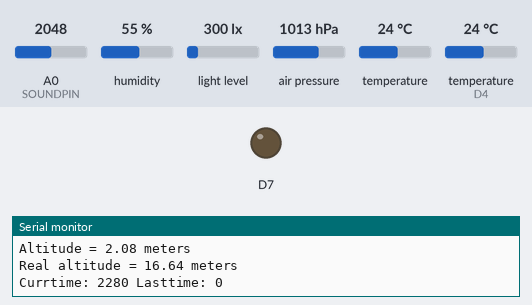
Bench run of a sketch on a simulated Particle Photon. Shown: output pins drawn as LEDs (lit = HIGH), the last lines printed to the serial monitor. Wiring (inferred from the names in the program): DHT11 sensor: data D4; TSL2561 light sensor at I2C address 0x39. Inputs (shaded band) come from the test bench; at power-on: A0 (SOUNDPIN) = 2048, humidity 55 %, light level 300 lx, air pressure 1013 hPa, temperature 24 °C, temperature (sensor on D4) 24 °C.

Above: at 4.3 s.
At 78.4 s:
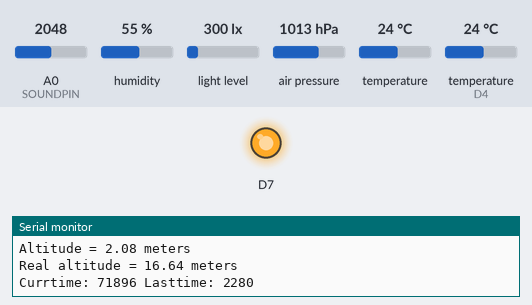
Timing chart, 0 to 90.5 s (numbered marks = the images above):
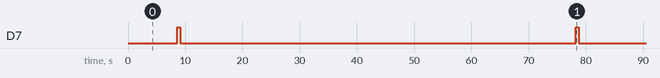

The sketch:

weathermon.ino
```cpp
// This #include statement was automatically added by the Spark IDE.
#include "SFE_TSL2561.h"

// This #include statement was automatically added by the Spark IDE.
#include "dht.h"
// This #include statement was automatically added by the Spark IDE.
#include "bmp085.h"

#define DHTPIN D4
#define SOUNDPIN A0
#define DHTTYPE DHT22

// Initialize sensor classes
Adafruit_BMP085 bmp;
DHT dht(DHTPIN, DHTTYPE);
SFE_TSL2561 tsl = SFE_TSL2561();

// Initialize variables
char eventinfo[64];
unsigned int ms;
int publishdelay = 60 * 1000;

// Initialize BMP085
void InitializeBMP085(){
    if (!bmp.begin()) {
        Serial.println("Could not find a valid BMP085 sensor, check wiring!");
        while (1) {}
    }
}

// Initialize DHT
void InitializeDHT(){
    dht.begin();
}

// Initialize TSL2561
void InitializeTSL2561(){
    unsigned char id;

    tsl.begin();

    tsl.getID(id);
    tsl.setTiming(0, 2, ms);
    tsl.setPowerUp();
}

// Initialize Sound Sensor
void InitializeSoundSensor(){
    pinMode(SOUNDPIN, INPUT);
}

// Publish Pressure, Altitude
void PublishBMP085Info(){
    Serial.print("Temperature = ");
    Serial.print(bmp.readTemperature());
    Serial.println(" *C");

    Serial.print("Pressure = ");
    Serial.print(bmp.readPressure());
    Serial.println(" Pa");

    // Calculate altitude assuming 'standard' barometric
    // pressure of 1013.25 millibar = 101325 Pascal
    Serial.print("Altitude = ");
    Serial.print(bmp.readAltitude());
    Serial.println(" meters");

  // you can get a more precise measurement of altitude
  // if you know the current sea level pressure which will
  // vary with weather and such. If it is 1015 millibars
  // that is equal to 101500 Pascals.
    Serial.print("Real altitude = ");
    Serial.print(bmp.readAltitude(101500));
    Serial.println(" meters");

    sprintf(eventinfo, "Pressure=%.2f|hPa,Altitude=%2.2f|meters", bmp.readPressure()/100.0, bmp.readAltitude());

    Serial.println();

    Publish(eventinfo);
}

// Publish Temperature, Humidity, Dew Point
void PublishDHTInfo(){
    float h = dht.readHumidity();
    float t = dht.readTemperature();
    float d = dht.dewPoint(t, h);

    sprintf(eventinfo, "Temperature=%.2f|°C,Humidity=%.2f|%%,Dew Point=%.2f|°C", t, h, d);

    Publish(eventinfo);
}

// Publish  luminosity
void PublishTSL2561Info(){
    unsigned int data1;
    unsigned int data2;
    boolean gain;

    tsl.getData(data1, data2);

    double lux;
    boolean good = tsl.getLux(gain,ms,data1,data2,lux);

    sprintf(eventinfo, "Lux=%.2f|Lux", lux);

    Publish(eventinfo);
}

// Publish sound info
void PublishSoundInfo(){
    // map analog reading (0-4095) to (0-100)
    int level = map(analogRead(SOUNDPIN), 0, 4095, 0, 100);

    // Just some arbitrary values
    if(level > 60){
        sprintf(eventinfo, "Sound Level=%d (High)|", level);
    }
    else if(level > 30){
        sprintf(eventinfo, "Sound Level=%d (Medium)|", level);
    }
    else{
        sprintf(eventinfo, "Sound Level=%d (Low)|", level);
    }

    Publish(eventinfo);
}

// Publush event
void Publish(char* szEventInfo){
    Spark.publish("weatherinfo", szEventInfo);
}

// Initialize applicaiton
void InitializeApplication(){
    Serial.begin(9600);
    pinMode(D7, OUTPUT);
}

// Blink LED and wait for some time
void BlinkLED(){
    digitalWrite(D7, HIGH);
    delay(500);
    digitalWrite(D7, LOW);
    delay(500);

    delay(publishdelay);
}

void setup() {
    InitializeApplication();

    Serial.println("Initializing sensors...");

    InitializeBMP085();
    InitializeDHT();
    InitializeTSL2561();
    InitializeSoundSensor();
}

void loop() {
    // Publish events. Wait for 2 second between publishes
    PublishBMP085Info();
    delay(2000);
    PublishDHTInfo();
    delay(2000);
    PublishTSL2561Info();
    delay(2000);
    PublishSoundInfo();
    delay(2000);

    BlinkLED();
}
```

SFE_TSL2561.cpp
```cpp
// (licence header left out)
#include "SFE_TSL2561.h"
#include <math.h>


SFE_TSL2561::SFE_TSL2561(void){
}


boolean SFE_TSL2561::begin(void)
{
	return(begin(TSL2561_ADDR));
}


boolean SFE_TSL2561::begin(char i2c_address)
{
	_i2c_address = i2c_address;
	Wire.begin();
	return(true);
}


boolean SFE_TSL2561::setPowerUp(void)
{
	// Write 0x03 to command byte (power on)
	return(writeByte(TSL2561_REG_CONTROL,0x03));
}


boolean SFE_TSL2561::setPowerDown(void)
	// Turn off TSL2561
	// Returns true (1) if successful, false (0) if there was an I2C error
	// (Also see getError() below)
{
	// Clear command byte (power off)
	return(writeByte(TSL2561_REG_CONTROL,0x00));
}


boolean SFE_TSL2561::setTiming(boolean gain, unsigned char time)
	// If gain = false (0), device is set to low gain (1X)
	// If gain = high (1), device is set to high gain (16X)
	// If time = 0, integration will be 13.7ms
	// If time = 1, integration will be 101ms
	// If time = 2, integration will be 402ms
	// If time = 3, use manual start / stop
	// Returns true (1) if successful, false (0) if there was an I2C error
	// (Also see getError() below)
{
	unsigned char timing;

	// Get timing byte
	if (readByte(TSL2561_REG_TIMING,timing))
	{
		// Set gain (0 or 1)
		if (gain)
			timing |= 0x10;
		else
			timing &= ~0x10;

		// Set integration time (0 to 3)
		timing &= ~0x03;
		timing |= (time & 0x03);

		// Write modified timing byte back to device
		if (writeByte(TSL2561_REG_TIMING,timing))
			return(true);
	}
	return(false);
}


boolean SFE_TSL2561::setTiming(boolean gain, unsigned char time, unsigned int &ms)
	// If gain = false (0), device is set to low gain (1X)
	// If gain = high (1), device is set to high gain (16X)
	// If time = 0, integration will be 13.7ms
	// If time = 1, integration will be 101ms
	// If time = 2, integration will be 402ms
	// If time = 3, use manual start / stop (ms = 0)
	// ms will be set to integration time
	// Returns true (1) if successful, false (0) if there was an I2C error
	// (Also see getError() below)
{
	// Calculate ms for user
	switch (time)
	{
		case 0: ms = 14; break;
		case 1: ms = 101; break;
		case 2: ms = 402; break;
		default: ms = 0;
	}
	// Set integration using base function
	return(setTiming(gain,time));
}


boolean SFE_TSL2561::manualStart(void)
	// Starts a manual integration period
	// After running this command, you must manually stop integration with manualStop()
	// Internally sets integration time to 3 for manual integration (gain is unchanged)
	// Returns true (1) if successful, false (0) if there was an I2C error
	// (Also see getError() below)
{
	unsigned char timing;

	// Get timing byte
	if (readByte(TSL2561_REG_TIMING,timing))
	{
		// Set integration time to 3 (manual integration)
		timing |= 0x03;

		if (writeByte(TSL2561_REG_TIMING,timing))
		{
			// Begin manual integration
			timing |= 0x08;

			// Write modified timing byte back to device
			if (writeByte(TSL2561_REG_TIMING,timing))
				return(true);
		}
	}
	return(false);
}


boolean SFE_TSL2561::manualStop(void)
	// Stops a manual integration period
	// Returns true (1) if successful, false (0) if there was an I2C error
	// (Also see getError() below)
{
	unsigned char timing;

	// Get timing byte
	if (readByte(TSL2561_REG_TIMING,timing))
	{
		// Stop manual integration
		timing &= ~0x08;

		// Write modified timing byte back to device
		if (writeByte(TSL2561_REG_TIMING,timing))
			return(true);
	}
	return(false);
}


boolean SFE_TSL2561::getData(unsigned int &data0, unsigned int &data1)
	// Retrieve raw integration results
	// data0 and data1 will be set to integration results
	// Returns true (1) if successful, false (0) if there was an I2C error
	// (Also see getError() below)
{
	// Get data0 and data1 out of result registers
	if (readUInt(TSL2561_REG_DATA_0,data0) && readUInt(TSL2561_REG_DATA_1,data1))
		return(true);

	return(false);
}


boolean SFE_TSL2561::getLux(unsigned char gain, unsigned int ms, unsigned int CH0, unsigned int CH1, double &lux)
	// Convert raw data to lux
	// gain: 0 (1X) or 1 (16X), see setTiming()
	// ms: integration time in ms, from setTiming() or from manual integration
	// CH0, CH1: results from getData()
	// lux will be set to resulting lux calculation
	// returns true (1) if calculation was successful
	// RETURNS false (0) AND lux = 0.0 IF EITHER SENSOR WAS SATURATED (0XFFFF)
{
	double ratio, d0, d1;

	// Determine if either sensor saturated (0xFFFF)
	// If so, abandon ship (calculation will not be accurate)
	if ((CH0 == 0xFFFF) || (CH1 == 0xFFFF))
	{
		lux = 0.0;
		return(false);
	}

	// Convert from unsigned integer to floating point
	d0 = CH0; d1 = CH1;

	// We will need the ratio for subsequent calculations
	ratio = d1 / d0;

	// Normalize for integration time
	d0 *= (402.0/ms);
	d1 *= (402.0/ms);

	// Normalize for gain
	if (!gain)
	{
		d0 *= 16;
		d1 *= 16;
	}

	// Determine lux per datasheet equations:

	if (ratio < 0.5)
	{
		lux = 0.0304 * d0 - 0.062 * d0 * pow(ratio,1.4);
		return(true);
	}

	if (ratio < 0.61)
	{
		lux = 0.0224 * d0 - 0.031 * d1;
		return(true);
	}

	if (ratio < 0.80)
	{
		lux = 0.0128 * d0 - 0.0153 * d1;
		return(true);
	}

	if (ratio < 1.30)
	{
		lux = 0.00146 * d0 - 0.00112 * d1;
		return(true);
	}

	// if (ratio > 1.30)
	lux = 0.0;
	return(true);
}


boolean SFE_TSL2561::setInterruptControl(unsigned char control, unsigned char persist)
	// Sets up interrupt operations
	// If control = 0, interrupt output disabled
	// If control = 1, use level interrupt, see setInterruptThreshold()
	// If persist = 0, every integration cycle generates an interrupt
	// If persist = 1, any value outside of threshold generates an interrupt
	// If persist = 2 to 15, value must be outside of threshold for 2 to 15 integration cycles
	// Returns true (1) if successful, false (0) if there was an I2C error
	// (Also see getError() below)
{
	// Place control and persist bits into proper location in interrupt control register
	if (writeByte(TSL2561_REG_INTCTL,((control | 0B00000011) << 4) & (persist | 0B00001111)))
		return(true);

	return(false);
}


boolean SFE_TSL2561::setInterruptThreshold(unsigned int low, unsigned int high)
	// Set interrupt thresholds (channel 0 only)
	// low, high: 16-bit threshold values
	// Returns true (1) if successful, false (0) if there was an I2C error
	// (Also see getError() below)
{
	// Write low and high threshold values
	if (writeUInt(TSL2561_REG_THRESH_L,low) && writeUInt(TSL2561_REG_THRESH_H,high))
		return(true);

	return(false);
}


boolean SFE_TSL2561::clearInterrupt(void)
	// Clears an active interrupt
	// Returns true (1) if successful, false (0) if there was an I2C error
	// (Also see getError() below)
{
	// Set up command byte for interrupt clear
	Wire.beginTransmission(_i2c_address);
	Wire.write(TSL2561_CMD_CLEAR);
	_error = Wire.endTransmission();
	if (_error == 0)
		return(true);

	return(false);
}


boolean SFE_TSL2561::getID(unsigned char &ID)
	// Retrieves part and revision code from TSL2561
	// Sets ID to part ID (see datasheet)
	// Returns true (1) if successful, false (0) if there was an I2C error
	// (Also see getError() below)
{
	// Get ID byte from ID register
	if (readByte(TSL2561_REG_ID,ID))
		return(true);

	return(false);
}


byte SFE_TSL2561::getError(void)
	// If any library command fails, you can retrieve an extended
	// error code using this command. Errors are from the wire library:
	// 0 = Success
	// 1 = Data too long to fit in transmit buffer
	// 2 = Received NACK on transmit of address
	// 3 = Received NACK on transmit of data
	// 4 = Other error
{
	return(_error);
}

// Private functions:

boolean SFE_TSL2561::readByte(unsigned char address, unsigned char &value)
	// Reads a byte from a TSL2561 address
	// Address: TSL2561 address (0 to 15)
	// Value will be set to stored byte
	// Returns true (1) if successful, false (0) if there was an I2C error
	// (Also see getError() above)
{
	// Set up command byte for read
	Wire.beginTransmission(_i2c_address);
	Wire.write((address & 0x0F) | TSL2561_CMD);
	_error = Wire.endTransmission();

	// Read requested byte
	if (_error == 0)
	{
		Wire.requestFrom(_i2c_address,1);
		if (Wire.available() == 1)
		{
			value = Wire.read();
			return(true);
		}
	}
	return(false);
}


boolean SFE_TSL2561::writeByte(unsigned char address, unsigned char value)
	// Write a byte to a TSL2561 address
	// Address: TSL2561 address (0 to 15)
	// Value: byte to write to address
	// Returns true (1) if successful, false (0) if there was an I2C error
	// (Also see getError() above)
{
	// Set up command byte for write
	Wire.beginTransmission(_i2c_address);
	Wire.write((address & 0x0F) | TSL2561_CMD);
	// Write byte
	Wire.write(value);
	_error = Wire.endTransmission();
	if (_error == 0)
		return(true);

	return(false);
}


boolean SFE_TSL2561::readUInt(unsigned char address, unsigned int &value)
	// Reads an unsigned integer (16 bits) from a TSL2561 address (low byte first)
	// Address: TSL2561 address (0 to 15), low byte first
	// Value will be set to stored unsigned integer
	// Returns true (1) if successful, false (0) if there was an I2C error
	// (Also see getError() above)
{
	char high, low;

	// Set up command byte for read
	Wire.beginTransmission(_i2c_address);
	Wire.write((address & 0x0F) | TSL2561_CMD);
	_error = Wire.endTransmission();

	// Read two bytes (low and high)
	if (_error == 0)
	{
		Wire.requestFrom(_i2c_address,2);
		if (Wire.available() == 2)
		{
			low = Wire.read();
			high = Wire.read();
			// Combine bytes into unsigned int
			value = (high << 8) | low;
			return(true);
		}
	}
	return(false);
}


boolean SFE_TSL2561::writeUInt(unsigned char address, unsigned int value)
	// Write an unsigned integer (16 bits) to a TSL2561 address (low byte first)
	// Address: TSL2561 address (0 to 15), low byte first
	// Value: unsigned int to write to address
	// Returns true (1) if successful, false (0) if there was an I2C error
	// (Also see getError() above)
{
	// Split int into lower and upper bytes, write each byte
	if (writeByte(address,(value & 0xFF))
		&& writeByte(address + 1,(value >> 8)))
		return(true);

	return(false);
}
```

dht.cpp
```cpp
#include "dht.h"

DHT::DHT(uint8_t pin, uint8_t type, uint8_t count) {
    _pin = pin;
    _type = type;
    _count = count;
    firstreading = true;
}


void DHT::begin(void) {
    // set up the pins!
    pinMode(_pin, INPUT);
    digitalWrite(_pin, HIGH);
    _lastreadtime = 0;
}


//boolean S == Scale.  True == Farenheit; False == Celcius
float DHT::readTemperature(bool S) {
    float _f;

    if (read()) {
        switch (_type) {
            case DHT11:
                _f = data[2];

                if(S)
                    _f = convertCtoF(_f);

                return _f;


            case DHT22:
            case DHT21:
                _f = data[2] & 0x7F;
                _f *= 256;
                _f += data[3];
                _f /= 10;

                if (data[2] & 0x80)
                    _f *= -1;

                if(S)
                    _f = convertCtoF(_f);

                return _f;
        }
    }

    return NAN;
}


float DHT::convertCtoF(float c) {
    return c * 9 / 5 + 32;
}


float DHT::readHumidity(void) {
    float _f;
    if (read()) {
        switch (_type) {
            case DHT11:
                _f = data[0];
                return _f;


            case DHT22:
            case DHT21:
                _f = data[0];
                _f *= 256;
                _f += data[1];
                _f /= 10;
                return _f;
        }
    }

    return NAN;
}


bool DHT::read(void) {
    uint8_t laststate = HIGH;
    uint8_t counter = 0;
    uint8_t j = 0, i;
    unsigned long currenttime;

    // pull the pin high and wait 250 milliseconds
    digitalWrite(_pin, HIGH);
    delay(250);

    currenttime = millis();
    if (currenttime < _lastreadtime) {
        // ie there was a rollover
        _lastreadtime = 0;
    }

    if (!firstreading && ((currenttime - _lastreadtime) < 2000)) {
        //delay(2000 - (currenttime - _lastreadtime));
        return true; // return last correct measurement
    }

    firstreading = false;
    Serial.print("Currtime: "); Serial.print(currenttime);
    Serial.print(" Lasttime: "); Serial.print(_lastreadtime);
    _lastreadtime = millis();

    data[0] = data[1] = data[2] = data[3] = data[4] = 0;

    // now pull it low for ~20 milliseconds
    pinMode(_pin, OUTPUT);
    digitalWrite(_pin, LOW);
    delay(20);
    cli();
    digitalWrite(_pin, HIGH);
    delayMicroseconds(40);
    pinMode(_pin, INPUT);

    // read in timings
    for ( i=0; i< MAXTIMINGS; i++) {
        counter = 0;

        while (digitalRead(_pin) == laststate) {
            counter++;
            delayMicroseconds(1);

            if (counter == 255)
                break;
        }

        laststate = digitalRead(_pin);

        if (counter == 255)
            break;

        // ignore first 3 transitions
        if ((i >= 4) && (i%2 == 0)) {
            // shove each bit into the storage bytes
            data[j/8] <<= 1;

            if (counter > _count)
                data[j/8] |= 1;

            j++;
        }
    }

    sei();


    // check we read 40 bits and that the checksum matches
    if ((j >= 40) &&  (data[4] == ((data[0] + data[1] + data[2] + data[3]) & 0xFF)))
        return true;


    return false;
}

float DHT::dewPoint(float t, float h){
	// (1) Saturation Vapor Pressure = ESGG(T)
	double RATIO = 373.15 / (273.15 + t);
	double RHS = -7.90298 * (RATIO - 1);
	RHS += 5.02808 * log10(RATIO);
	RHS += -1.3816e-7 * (pow(10, (11.344 * (1 - 1/RATIO ))) - 1) ;
	RHS += 8.1328e-3 * (pow(10, (-3.49149 * (RATIO - 1))) - 1) ;
	RHS += log10(1013.246);

        // factor -3 is to adjust units - Vapor Pressure SVP * humidity
	double VP = pow(10, RHS - 3) * h;

        // (2) DEWPOINT = F(Vapor Pressure)
	double T = log(VP/0.61078);   // temp var
	return (241.88 * T) / (17.558 - T);
}
```

dht.h
```cpp
#include "application.h"
#include <math.h>

#define MAXTIMINGS 85

#define cli noInterrupts
#define sei interrupts

#define DHT11 11
#define DHT22 22
#define DHT21 21
#define AM2301 21

#define NAN 999999

class DHT {
    private:
        uint8_t data[6];
        uint8_t _pin, _type, _count;
        bool read(void);
        unsigned long _lastreadtime;
        bool firstreading;

    public:
        DHT(uint8_t pin, uint8_t type, uint8_t count=6);
        void begin(void);
        float readTemperature(bool S=false);
        float convertCtoF(float);
        float readHumidity(void);
        float dewPoint(float t, float h);

};
```

Source omitted: SFE_TSL2561.h (7159 bytes)

Measured:
- by itself, D7: alternates HIGH for 0.50 s and LOW for 69.1 s
